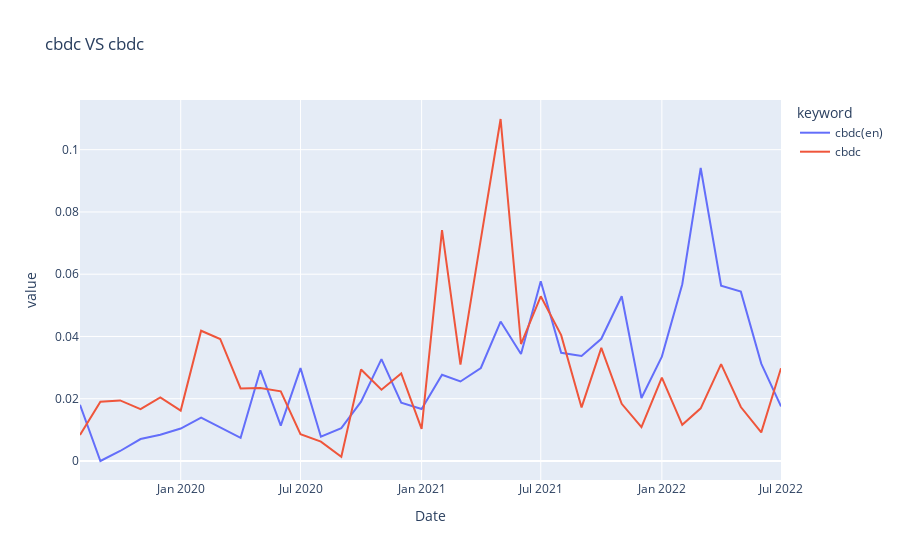

Here is the notebook cell this chart was saved with:
### Code cell
key_k = 'cbdc'
key_e = 'cbdc'
keyCmp(key_k,key_e,df_ks.iloc[:,12:],df_es)
